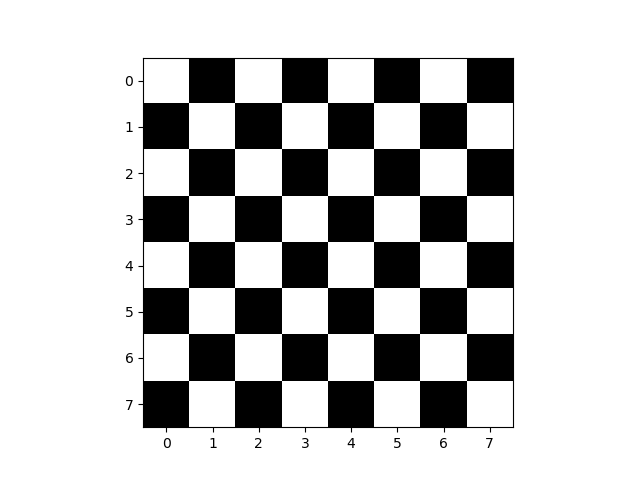

This figure's Python source:
import numpy as np
import matplotlib.pyplot as plt

print("Nhap vao so n: ")
n = int(input())
chessboard = np.zeros((n, n))
chessboard[1::2, 0::2] = 1
chessboard[0::2, 1::2] = 1

plt.imshow(chessboard, cmap ='binary')
# plt.show()
plt.savefig('banco.png')